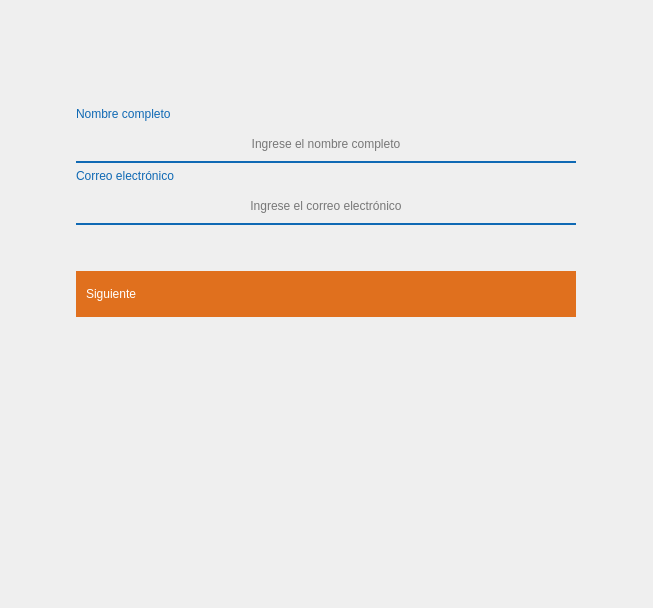
<?xml version="1.0" encoding="UTF-8"?>
<ui version="4.0">
 <class>MainWindow</class>
 <widget class="QMainWindow" name="MainWindow">
  <property name="geometry">
   <rect>
    <x>0</x>
    <y>0</y>
    <width>653</width>
    <height>608</height>
   </rect>
  </property>
  <property name="windowTitle">
   <string>MainWindow</string>
  </property>
  <widget class="QWidget" name="centralwidget">
   <layout class="QGridLayout" name="gridLayout">
    <property name="leftMargin">
     <number>0</number>
    </property>
    <property name="topMargin">
     <number>0</number>
    </property>
    <property name="rightMargin">
     <number>0</number>
    </property>
    <property name="bottomMargin">
     <number>0</number>
    </property>
    <property name="spacing">
     <number>0</number>
    </property>
    <item row="0" column="0">
     <widget class="QFrame" name="frameContainer">
      <property name="frameShape">
       <enum>QFrame::Shape::NoFrame</enum>
      </property>
      <property name="frameShadow">
       <enum>QFrame::Shadow::Plain</enum>
      </property>
      <property name="lineWidth">
       <number>0</number>
      </property>
      <layout class="QGridLayout" name="gridLayout_7">
       <item row="0" column="0" colspan="2">
        <spacer name="verticalSpacer">
         <property name="orientation">
          <enum>Qt::Orientation::Vertical</enum>
         </property>
         <property name="sizeType">
          <enum>QSizePolicy::Policy::Fixed</enum>
         </property>
         <property name="sizeHint" stdset="0">
          <size>
           <width>20</width>
           <height>40</height>
          </size>
         </property>
        </spacer>
       </item>
       <item row="1" column="0" colspan="2">
        <widget class="QStackedWidget" name="stackedWidgetUserForm">
         <property name="currentIndex">
          <number>0</number>
         </property>
         <widget class="QWidget" name="pageUserProfile">
          <layout class="QGridLayout" name="gridLayout_10">
           <item row="0" column="0">
            <widget class="QFrame" name="frameUserProfile">
             <property name="minimumSize">
              <size>
               <width>0</width>
               <height>0</height>
              </size>
             </property>
             <property name="frameShape">
              <enum>QFrame::Shape::NoFrame</enum>
             </property>
             <property name="frameShadow">
              <enum>QFrame::Shadow::Plain</enum>
             </property>
             <property name="lineWidth">
              <number>0</number>
             </property>
             <layout class="QGridLayout" name="gridLayout_5">
              <item row="4" column="0">
               <widget class="QLineEdit" name="lineEditEmail">
                <property name="minimumSize">
                 <size>
                  <width>350</width>
                  <height>36</height>
                 </size>
                </property>
                <property name="maximumSize">
                 <size>
                  <width>500</width>
                  <height>16777215</height>
                 </size>
                </property>
                <property name="styleSheet">
                 <string notr="true">QLineEdit {
    background-color: transparent;
    border: none;
    border-bottom: 2px solid;
    border-color: #0f69b4;
	font: 300 12pt &quot;Microsoft YaHei UI Light&quot;;
}

QLineEdit:hover,
QLineEdit:focus {
    border-bottom-width: 5px;
    border-color: #0f69b4;
}
</string>
                </property>
                <property name="alignment">
                 <set>Qt::AlignmentFlag::AlignCenter</set>
                </property>
                <property name="placeholderText">
                 <string>Ingrese el correo electrónico</string>
                </property>
               </widget>
              </item>
              <item row="0" column="0">
               <spacer name="verticalSpacer_7">
                <property name="orientation">
                 <enum>Qt::Orientation::Vertical</enum>
                </property>
                <property name="sizeType">
                 <enum>QSizePolicy::Policy::Fixed</enum>
                </property>
                <property name="sizeHint" stdset="0">
                 <size>
                  <width>20</width>
                  <height>40</height>
                 </size>
                </property>
               </spacer>
              </item>
              <item row="6" column="0">
               <widget class="QPushButton" name="pushButtonUserRole">
                <property name="minimumSize">
                 <size>
                  <width>0</width>
                  <height>46</height>
                 </size>
                </property>
                <property name="styleSheet">
                 <string notr="true">QPushButton {
	background-color:  #E0701E;
	border: 0;
	border-color: transparent;
	font: 300 14pt &quot;Microsoft YaHei UI Light&quot;;
	color: #FFFFFF;
    border-radius: 0;
    border-style: none;
	text-align: left; 
	padding-left: 10px;
}

QPushButton:hover {
	background-color: #D27B3C;
}</string>
                </property>
                <property name="text">
                 <string>Siguiente</string>
                </property>
                <property name="icon">
                 <iconset>
                  <normaloff>../icons/24x24/cil-arrow-circle-right.png</normaloff>../icons/24x24/cil-arrow-circle-right.png</iconset>
                </property>
                <property name="iconSize">
                 <size>
                  <width>24</width>
                  <height>24</height>
                 </size>
                </property>
               </widget>
              </item>
              <item row="5" column="0">
               <spacer name="verticalSpacer_3">
                <property name="orientation">
                 <enum>Qt::Orientation::Vertical</enum>
                </property>
                <property name="sizeHint" stdset="0">
                 <size>
                  <width>20</width>
                  <height>40</height>
                 </size>
                </property>
               </spacer>
              </item>
              <item row="1" column="0">
               <widget class="QLabel" name="labelFullName">
                <property name="styleSheet">
                 <string notr="true">QLabel {
	font: 300 14pt &quot;Microsoft YaHei UI Light&quot;;
	color: #0f69b4;
}</string>
                </property>
                <property name="text">
                 <string>Nombre completo</string>
                </property>
               </widget>
              </item>
              <item row="2" column="0">
               <widget class="QLineEdit" name="lineEditFullName">
                <property name="minimumSize">
                 <size>
                  <width>350</width>
                  <height>36</height>
                 </size>
                </property>
                <property name="maximumSize">
                 <size>
                  <width>500</width>
                  <height>16777215</height>
                 </size>
                </property>
                <property name="styleSheet">
                 <string notr="true">QLineEdit {
    background-color: transparent;
    border: none;
    border-bottom: 2px solid;
    border-color: #0f69b4;
	font: 300 12pt &quot;Microsoft YaHei UI Light&quot;;
}

QLineEdit:hover,
QLineEdit:focus {
    border-bottom-width: 5px;
    border-color: #0f69b4;
}
</string>
                </property>
                <property name="alignment">
                 <set>Qt::AlignmentFlag::AlignCenter</set>
                </property>
                <property name="placeholderText">
                 <string>Ingrese el nombre completo</string>
                </property>
               </widget>
              </item>
              <item row="3" column="0">
               <widget class="QLabel" name="labelEmail">
                <property name="styleSheet">
                 <string notr="true">QLabel {
	font: 300 14pt &quot;Microsoft YaHei UI Light&quot;;
	color: #0f69b4;
}</string>
                </property>
                <property name="text">
                 <string>Correo electrónico</string>
                </property>
               </widget>
              </item>
              <item row="7" column="0">
               <spacer name="verticalSpacer_12">
                <property name="orientation">
                 <enum>Qt::Orientation::Vertical</enum>
                </property>
                <property name="sizeType">
                 <enum>QSizePolicy::Policy::Fixed</enum>
                </property>
                <property name="sizeHint" stdset="0">
                 <size>
                  <width>20</width>
                  <height>40</height>
                 </size>
                </property>
               </spacer>
              </item>
             </layout>
            </widget>
           </item>
          </layout>
         </widget>
         <widget class="QWidget" name="pageUserAccount">
          <layout class="QGridLayout" name="gridLayout_9">
           <item row="0" column="0">
            <widget class="QFrame" name="frameUserAccount">
             <property name="minimumSize">
              <size>
               <width>0</width>
               <height>0</height>
              </size>
             </property>
             <property name="styleSheet">
              <string notr="true"/>
             </property>
             <property name="frameShape">
              <enum>QFrame::Shape::NoFrame</enum>
             </property>
             <property name="frameShadow">
              <enum>QFrame::Shadow::Plain</enum>
             </property>
             <property name="lineWidth">
              <number>0</number>
             </property>
             <layout class="QGridLayout" name="gridLayout_8">
              <item row="0" column="0">
               <spacer name="verticalSpacer_9">
                <property name="orientation">
                 <enum>Qt::Orientation::Vertical</enum>
                </property>
                <property name="sizeType">
                 <enum>QSizePolicy::Policy::Fixed</enum>
                </property>
                <property name="sizeHint" stdset="0">
                 <size>
                  <width>20</width>
                  <height>40</height>
                 </size>
                </property>
               </spacer>
              </item>
              <item row="7" column="0">
               <spacer name="verticalSpacer_10">
                <property name="orientation">
                 <enum>Qt::Orientation::Vertical</enum>
                </property>
                <property name="sizeType">
                 <enum>QSizePolicy::Policy::Fixed</enum>
                </property>
                <property name="sizeHint" stdset="0">
                 <size>
                  <width>20</width>
                  <height>40</height>
                 </size>
                </property>
               </spacer>
              </item>
              <item row="3" column="0">
               <widget class="QLabel" name="labelPassword">
                <property name="styleSheet">
                 <string notr="true">QLabel {
	font: 300 14pt &quot;Microsoft YaHei UI Light&quot;;
	color: #0f69b4;
}</string>
                </property>
                <property name="text">
                 <string>Contraseña</string>
                </property>
               </widget>
              </item>
              <item row="2" column="0">
               <widget class="QLineEdit" name="lineEditUsername">
                <property name="minimumSize">
                 <size>
                  <width>350</width>
                  <height>36</height>
                 </size>
                </property>
                <property name="maximumSize">
                 <size>
                  <width>500</width>
                  <height>16777215</height>
                 </size>
                </property>
                <property name="styleSheet">
                 <string notr="true">QLineEdit {
    background-color: transparent;
    border: none;
    border-bottom: 2px solid;
    border-color: #0f69b4;
	font: 300 12pt &quot;Microsoft YaHei UI Light&quot;;
}

QLineEdit:hover,
QLineEdit:focus {
    border-bottom-width: 5px;
    border-color: #0f69b4;
}
</string>
                </property>
                <property name="alignment">
                 <set>Qt::AlignmentFlag::AlignCenter</set>
                </property>
                <property name="placeholderText">
                 <string>Ingrese el usuario a crear</string>
                </property>
               </widget>
              </item>
              <item row="4" column="0">
               <widget class="QLineEdit" name="lineEditPassword">
                <property name="minimumSize">
                 <size>
                  <width>350</width>
                  <height>36</height>
                 </size>
                </property>
                <property name="maximumSize">
                 <size>
                  <width>500</width>
                  <height>16777215</height>
                 </size>
                </property>
                <property name="styleSheet">
                 <string notr="true">QLineEdit {
    background-color: transparent;
    border: none;
    border-bottom: 2px solid;
    border-color: #0f69b4;
	font: 300 12pt &quot;Microsoft YaHei UI Light&quot;;
}

QLineEdit:hover,
QLineEdit:focus {
    border-bottom-width: 5px;
    border-color: #0f69b4;
}
</string>
                </property>
                <property name="alignment">
                 <set>Qt::AlignmentFlag::AlignCenter</set>
                </property>
                <property name="placeholderText">
                 <string>Ingrese la contraseña a crear</string>
                </property>
               </widget>
              </item>
              <item row="1" column="0">
               <widget class="QLabel" name="labelUsername">
                <property name="styleSheet">
                 <string notr="true">QLabel {
	font: 300 14pt &quot;Microsoft YaHei UI Light&quot;;
	color: #0f69b4;
}</string>
                </property>
                <property name="text">
                 <string>Usuario</string>
                </property>
               </widget>
              </item>
              <item row="6" column="0">
               <widget class="QPushButton" name="pushButtonUserProfile">
                <property name="minimumSize">
                 <size>
                  <width>0</width>
                  <height>46</height>
                 </size>
                </property>
                <property name="styleSheet">
                 <string notr="true">QPushButton {
	background-color:  #E0701E;
	border: 0;
	border-color: transparent;
	font: 300 14pt &quot;Microsoft YaHei UI Light&quot;;
	color: #FFFFFF;
    border-radius: 0;
    border-style: none;
	text-align: left; 
	padding-left: 10px;
}

QPushButton:hover {
	background-color: #D27B3C;
}</string>
                </property>
                <property name="text">
                 <string>Siguiente</string>
                </property>
                <property name="icon">
                 <iconset>
                  <normaloff>../icons/24x24/cil-arrow-circle-right.png</normaloff>../icons/24x24/cil-arrow-circle-right.png</iconset>
                </property>
                <property name="iconSize">
                 <size>
                  <width>24</width>
                  <height>24</height>
                 </size>
                </property>
               </widget>
              </item>
              <item row="5" column="0">
               <spacer name="verticalSpacer_13">
                <property name="orientation">
                 <enum>Qt::Orientation::Vertical</enum>
                </property>
                <property name="sizeHint" stdset="0">
                 <size>
                  <width>20</width>
                  <height>40</height>
                 </size>
                </property>
               </spacer>
              </item>
             </layout>
            </widget>
           </item>
          </layout>
         </widget>
         <widget class="QWidget" name="pageUserRole">
          <layout class="QGridLayout" name="gridLayout_11">
           <item row="0" column="0">
            <widget class="QFrame" name="frameUserRole">
             <property name="minimumSize">
              <size>
               <width>0</width>
               <height>0</height>
              </size>
             </property>
             <property name="frameShape">
              <enum>QFrame::Shape::NoFrame</enum>
             </property>
             <property name="frameShadow">
              <enum>QFrame::Shadow::Plain</enum>
             </property>
             <property name="lineWidth">
              <number>0</number>
             </property>
             <layout class="QGridLayout" name="gridLayout_6">
              <item row="2" column="0">
               <widget class="QLineEdit" name="lineEditRoleIdentifier">
                <property name="minimumSize">
                 <size>
                  <width>350</width>
                  <height>36</height>
                 </size>
                </property>
                <property name="maximumSize">
                 <size>
                  <width>500</width>
                  <height>16777215</height>
                 </size>
                </property>
                <property name="styleSheet">
                 <string notr="true">QLineEdit {
    background-color: transparent;
    border: none;
    border-bottom: 2px solid;
    border-color: #0f69b4;
	font: 300 12pt &quot;Microsoft YaHei UI Light&quot;;
}

QLineEdit:hover,
QLineEdit:focus {
    border-bottom-width: 5px;
    border-color: #0f69b4;
}
</string>
                </property>
                <property name="alignment">
                 <set>Qt::AlignmentFlag::AlignCenter</set>
                </property>
                <property name="placeholderText">
                 <string>Ingrese el identificador del rol de perfil</string>
                </property>
               </widget>
              </item>
              <item row="1" column="0">
               <widget class="QLabel" name="labelRoleIdentifier">
                <property name="styleSheet">
                 <string notr="true">QLabel {
	font: 300 14pt &quot;Microsoft YaHei UI Light&quot;;
	color: #0f69b4;
}</string>
                </property>
                <property name="text">
                 <string>Identificador del rol</string>
                </property>
               </widget>
              </item>
              <item row="4" column="0">
               <widget class="QPushButton" name="pushButtonSignUp">
                <property name="minimumSize">
                 <size>
                  <width>0</width>
                  <height>46</height>
                 </size>
                </property>
                <property name="layoutDirection">
                 <enum>Qt::LayoutDirection::LeftToRight</enum>
                </property>
                <property name="styleSheet">
                 <string notr="true">QPushButton {
	/* 0f69b4 | E0701E, D27B3C*/
	background-color:  #0f69b4;
	border: 0;
	border-color: transparent;
	font: 300 14pt &quot;Microsoft YaHei UI Light&quot;;
	color: #FFFFFF;
    border-radius: 0;
    border-style: none;
	text-align: left; 
	padding-left: 10px;
}

QPushButton:hover {
	background-color: #121212;
}</string>
                </property>
                <property name="text">
                 <string>Enviar petición</string>
                </property>
                <property name="icon">
                 <iconset>
                  <normaloff>../icons/24x24/cil-paper-plane.png</normaloff>../icons/24x24/cil-paper-plane.png</iconset>
                </property>
                <property name="iconSize">
                 <size>
                  <width>24</width>
                  <height>24</height>
                 </size>
                </property>
               </widget>
              </item>
              <item row="3" column="0">
               <spacer name="verticalSpacer_5">
                <property name="orientation">
                 <enum>Qt::Orientation::Vertical</enum>
                </property>
                <property name="sizeType">
                 <enum>QSizePolicy::Policy::Expanding</enum>
                </property>
                <property name="sizeHint" stdset="0">
                 <size>
                  <width>20</width>
                  <height>40</height>
                 </size>
                </property>
               </spacer>
              </item>
              <item row="5" column="0">
               <spacer name="verticalSpacer_11">
                <property name="orientation">
                 <enum>Qt::Orientation::Vertical</enum>
                </property>
                <property name="sizeType">
                 <enum>QSizePolicy::Policy::Fixed</enum>
                </property>
                <property name="sizeHint" stdset="0">
                 <size>
                  <width>20</width>
                  <height>40</height>
                 </size>
                </property>
               </spacer>
              </item>
              <item row="0" column="0">
               <spacer name="verticalSpacer_8">
                <property name="orientation">
                 <enum>Qt::Orientation::Vertical</enum>
                </property>
                <property name="sizeType">
                 <enum>QSizePolicy::Policy::Fixed</enum>
                </property>
                <property name="sizeHint" stdset="0">
                 <size>
                  <width>20</width>
                  <height>40</height>
                 </size>
                </property>
               </spacer>
              </item>
             </layout>
            </widget>
           </item>
          </layout>
         </widget>
        </widget>
       </item>
       <item row="2" column="0" colspan="2">
        <spacer name="verticalSpacer_4">
         <property name="orientation">
          <enum>Qt::Orientation::Vertical</enum>
         </property>
         <property name="sizeHint" stdset="0">
          <size>
           <width>20</width>
           <height>40</height>
          </size>
         </property>
        </spacer>
       </item>
      </layout>
     </widget>
    </item>
   </layout>
  </widget>
 </widget>
 <resources/>
 <connections/>
</ui>
